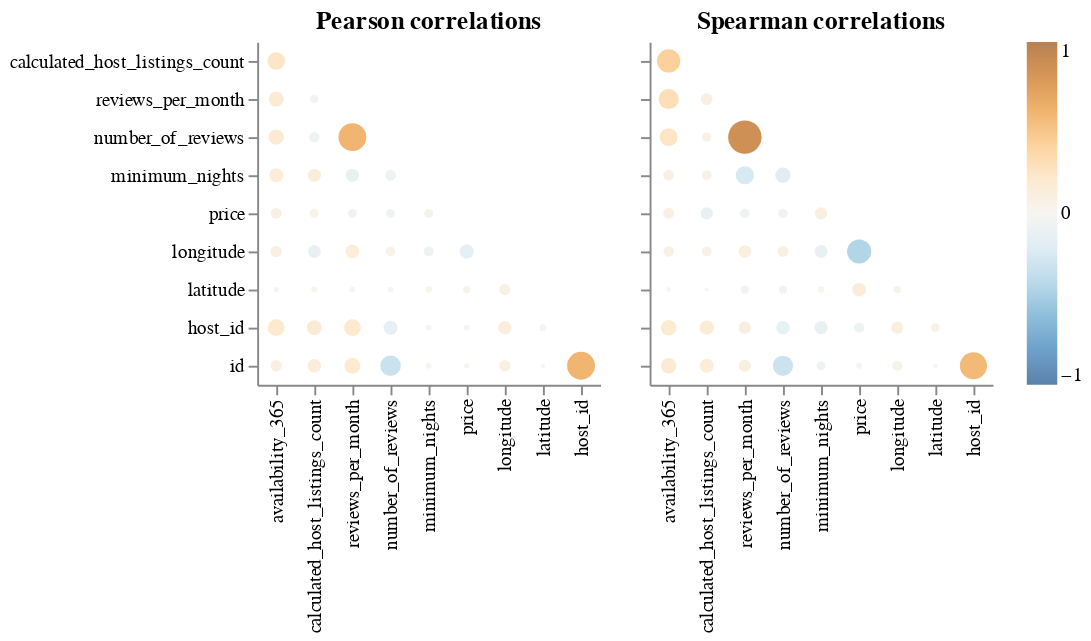

Write notebook code for a chart like this one.
### Code cell
aly.corr(train_df)

### Figure 1 — Vega specification as saved in the notebook (floating-point values rounded to 4 significant figures)
{"$schema": "https://vega.github.io/schema/vega/v5.json", "data": [{"name": "source_0"}, {"name": "data_0", "values": [{"abs_value": 0.1637, "index": "availability_365", "value": 0.1637, "variable": "reviews_per_month"}, {"abs_value": 0.0434, "index": "calculated_host_listings_count", "value": -0.0434, "variable": "reviews_per_month"}, {"abs_value": 0.05024, "index": "reviews_per_month", "value": -0.05024, "variable": "price"}, {"abs_value": 0.07998, "index": "availability_365", "value": 0.07998, "variable": "price"}, {"abs_value": 0.04961, "index": "minimum_nights", "value": 0.04961, "variable": "price"}, {"abs_value": 0.04879, "index": "number_of_reviews", "value": -0.04879, "variable": "price"}, {"abs_value": 0.05382, "index": "calculated_host_listings_count", "value": 0.05382, "variable": "price"}, {"abs_value": 0.1724, "index": "availability_365", "value": 0.1724, "variable": "number_of_reviews"}, {"abs_value": 0.07123, "index": "calculated_host_listings_count", "value": -0.07123, "variable": "number_of_reviews"}, {"abs_value": 0.5867, "index": "reviews_per_month", "value": 0.5867, "variable": "number_of_reviews"}, {"abs_value": 0.1228, "index": "calculated_host_listings_count", "value": 0.1228, "variable": "minimum_nights"}, {"abs_value": 0.08017, "index": "number_of_reviews", "value": -0.08017, "variable": "minimum_nights"}, {"abs_value": 0.1238, "index": "reviews_per_month", "value": -0.1238, "variable": "minimum_nights"}, {"abs_value": 0.1433, "index": "availability_365", "value": 0.1433, "variable": "minimum_nights"}, {"abs_value": 0.0654, "index": "minimum_nights", "value": -0.0654, "variable": "longitude"}, {"abs_value": 0.116, "index": "calculated_host_listings_count", "value": -0.116, "variable": "longitude"}, {"abs_value": 0.1455, "index": "price", "value": -0.1455, "variable": "longitude"}, {"abs_value": 0.05896, "index": "number_of_reviews", "value": 0.05896, "variable": "longitude"}, {"abs_value": 0.08844, "index": "availability_365", "value": 0.08844, "variable": "longitude"}, {"abs_value": 0.134, "index": "reviews_per_month", "value": 0.134, "variable": "longitude"}, {"abs_value": 0.03059, "index": "price", "value": 0.03059, "variable": "latitude"}, {"abs_value": 0.02239, "index": "minimum_nights", "value": 0.02239, "variable": "latitude"}, {"abs_value": 0.01381, "index": "number_of_reviews", "value": -0.01381, "variable": "latitude"}, {"abs_value": 0.01474, "index": "reviews_per_month", "value": -0.01474, "variable": "latitude"}, {"abs_value": 0.0833, "index": "longitude", "value": 0.0833, "variable": "latitude"}, {"abs_value": 0.01053, "index": "availability_365", "value": -0.01053, "variable": "latitude"}, {"abs_value": 0.01684, "index": "calculated_host_listings_count", "value": 0.01684, "variable": "latitude"}, {"abs_value": 0.5881, "index": "host_id", "value": 0.5881, "variable": "id"}, {"abs_value": 0.002616, "index": "latitude", "value": -0.002616, "variable": "id"}, {"abs_value": 0.08875, "index": "availability_365", "value": 0.08875, "variable": "id"}, {"abs_value": 0.08879, "index": "longitude", "value": 0.08879, "variable": "id"}, {"abs_value": 0.01016, "index": "price", "value": 0.01016, "variable": "id"}, {"abs_value": 0.01549, "index": "minimum_nights", "value": -0.01549, "variable": "id"}, {"abs_value": 0.3188, "index": "number_of_reviews", "value": -0.3188, "variable": "id"}, {"abs_value": 0.1829, "index": "reviews_per_month", "value": 0.1829, "variable": "id"}, {"abs_value": 0.1344, "index": "calculated_host_listings_count", "value": 0.1344, "variable": "id"}, {"abs_value": 0.02443, "index": "latitude", "value": 0.02443, "variable": "host_id"}, {"abs_value": 0.2071, "index": "availability_365", "value": 0.2071, "variable": "host_id"}, {"abs_value": 0.1255, "index": "longitude", "value": 0.1255, "variable": "host_id"}, {"abs_value": 0.01525, "index": "price", "value": 0.01525, "variable": "host_id"}, {"abs_value": 0.01694, "index": "minimum_nights", "value": -0.01694, "variable": "host_id"}, {"abs_value": 0.1416, "index": "number_of_reviews", "value": -0.1416, "variable": "host_id"}, {"abs_value": 0.2063, "index": "reviews_per_month", "value": 0.2063, "variable": "host_id"}, {"abs_value": 0.161, "index": "calculated_host_listings_count", "value": 0.161, "variable": "host_id"}, {"abs_value": 0.2269, "index": "availability_365", "value": 0.2269, "variable": "calculated_host_listings_count"}]}, {"name": "source_1"}, {"name": "data_1", "values": [{"abs_value": 0.2978, "index": "availability_365", "value": 0.2978, "variable": "reviews_per_month"}, {"abs_value": 0.0971, "index": "calculated_host_listings_count", "value": 0.0971, "variable": "reviews_per_month"}, {"abs_value": 0.0602, "index": "reviews_per_month", "value": -0.0602, "variable": "price"}, {"abs_value": 0.08217, "index": "availability_365", "value": 0.08217, "variable": "price"}, {"abs_value": 0.1028, "index": "minimum_nights", "value": 0.1028, "variable": "price"}, {"abs_value": 0.05708, "index": "number_of_reviews", "value": -0.05708, "variable": "price"}, {"abs_value": 0.1085, "index": "calculated_host_listings_count", "value": -0.1085, "variable": "price"}, {"abs_value": 0.2346, "index": "availability_365", "value": 0.2346, "variable": "number_of_reviews"}, {"abs_value": 0.05639, "index": "calculated_host_listings_count", "value": 0.05639, "variable": "number_of_reviews"}, {"abs_value": 0.8495, "index": "reviews_per_month", "value": 0.8495, "variable": "number_of_reviews"}, {"abs_value": 0.0647, "index": "calculated_host_listings_count", "value": 0.0647, "variable": "minimum_nights"}, {"abs_value": 0.1728, "index": "number_of_reviews", "value": -0.1728, "variable": "minimum_nights"}, {"abs_value": 0.2442, "index": "reviews_per_month", "value": -0.2442, "variable": "minimum_nights"}, {"abs_value": 0.08038, "index": "availability_365", "value": 0.08038, "variable": "minimum_nights"}, {"abs_value": 0.1173, "index": "minimum_nights", "value": -0.1173, "variable": "longitude"}, {"abs_value": 0.0621, "index": "calculated_host_listings_count", "value": 0.0621, "variable": "longitude"}, {"abs_value": 0.4371, "index": "price", "value": -0.4371, "variable": "longitude"}, {"abs_value": 0.08189, "index": "number_of_reviews", "value": 0.08189, "variable": "longitude"}, {"abs_value": 0.07312, "index": "availability_365", "value": 0.07312, "variable": "longitude"}, {"abs_value": 0.1111, "index": "reviews_per_month", "value": 0.1111, "variable": "longitude"}, {"abs_value": 0.1354, "index": "price", "value": 0.1354, "variable": "latitude"}, {"abs_value": 0.02139, "index": "minimum_nights", "value": 0.02139, "variable": "latitude"}, {"abs_value": 0.04155, "index": "number_of_reviews", "value": -0.04155, "variable": "latitude"}, {"abs_value": 0.04088, "index": "reviews_per_month", "value": -0.04088, "variable": "latitude"}, {"abs_value": 0.03329, "index": "longitude", "value": 0.03329, "variable": "latitude"}, {"abs_value": 0.007173, "index": "availability_365", "value": -0.007173, "variable": "latitude"}, {"abs_value": 0.001212, "index": "calculated_host_listings_count", "value": 0.001212, "variable": "latitude"}, {"abs_value": 0.559, "index": "host_id", "value": 0.559, "variable": "id"}, {"abs_value": 0.004506, "index": "latitude", "value": 0.004506, "variable": "id"}, {"abs_value": 0.1691, "index": "availability_365", "value": 0.1691, "variable": "id"}, {"abs_value": 0.06592, "index": "longitude", "value": 0.06592, "variable": "id"}, {"abs_value": 0.01848, "index": "price", "value": -0.01848, "variable": "id"}, {"abs_value": 0.05486, "index": "minimum_nights", "value": -0.05486, "variable": "id"}, {"abs_value": 0.3052, "index": "number_of_reviews", "value": -0.3052, "variable": "id"}, {"abs_value": 0.1049, "index": "reviews_per_month", "value": 0.1049, "variable": "id"}, {"abs_value": 0.1377, "index": "calculated_host_listings_count", "value": 0.1377, "variable": "id"}, {"abs_value": 0.04923, "index": "latitude", "value": 0.04923, "variable": "host_id"}, {"abs_value": 0.1744, "index": "availability_365", "value": 0.1744, "variable": "host_id"}, {"abs_value": 0.1044, "index": "longitude", "value": 0.1044, "variable": "host_id"}, {"abs_value": 0.0708, "index": "price", "value": -0.0708, "variable": "host_id"}, {"abs_value": 0.1243, "index": "minimum_nights", "value": -0.1243, "variable": "host_id"}, {"abs_value": 0.1307, "index": "number_of_reviews", "value": -0.1307, "variable": "host_id"}, {"abs_value": 0.1072, "index": "reviews_per_month", "value": 0.1072, "variable": "host_id"}, {"abs_value": 0.1476, "index": "calculated_host_listings_count", "value": 0.1476, "variable": "host_id"}, {"abs_value": 0.4073, "index": "availability_365", "value": 0.4073, "variable": "calculated_host_listings_count"}]}, {"name": "source_0_concat_0_x_domain_index", "values": [{"index": "availability_365", "sort_field": 0.0}, {"index": "calculated_host_listings_count", "sort_field": 1.0}, {"index": "reviews_per_month", "sort_field": 2.0}, {"index": "minimum_nights", "sort_field": 4.0}, {"index": "number_of_reviews", "sort_field": 3.0}, {"index": "price", "sort_field": 5.0}, {"index": "longitude", "sort_field": 6.0}, {"index": "host_id", "sort_field": 8.0}, {"index": "latitude", "sort_field": 7.0}]}, {"name": "source_0_concat_0_y_domain_variable", "values": [{"sort_field": 1.0, "variable": "reviews_per_month"}, {"sort_field": 4.0, "variable": "price"}, {"sort_field": 2.0, "variable": "number_of_reviews"}, {"sort_field": 3.0, "variable": "minimum_nights"}, {"sort_field": 5.0, "variable": "longitude"}, {"sort_field": 6.0, "variable": "latitude"}, {"sort_field": 8.0, "variable": "id"}, {"sort_field": 7.0, "variable": "host_id"}, {"sort_field": 0.0, "variable": "calculated_host_listings_count"}]}, {"name": "source_1_concat_1_x_domain_index", "values": [{"index": "availability_365", "sort_field": 0.0}, {"index": "calculated_host_listings_count", "sort_field": 1.0}, {"index": "reviews_per_month", "sort_field": 2.0}, {"index": "minimum_nights", "sort_field": 4.0}, {"index": "number_of_reviews", "sort_field": 3.0}, {"index": "price", "sort_field": 5.0}, {"index": "longitude", "sort_field": 6.0}, {"index": "host_id", "sort_field": 8.0}, {"index": "latitude", "sort_field": 7.0}]}, {"name": "source_1_concat_1_y_domain_variable", "values": [{"sort_field": 1.0, "variable": "reviews_per_month"}, {"sort_field": 4.0, "variable": "price"}, {"sort_field": 2.0, "variable": "number_of_reviews"}, {"sort_field": 3.0, "variable": "minimum_nights"}, {"sort_field": 5.0, "variable": "longitude"}, {"sort_field": 6.0, "variable": "latitude"}, {"sort_field": 8.0, "variable": "id"}, {"sort_field": 7.0, "variable": "host_id"}, {"sort_field": 0.0, "variable": "calculated_host_listings_count"}]}], "signals": [{"name": "concat_0_x_step", "value": 20}, {"name": "concat_0_width", "update": "bandspace(domain('concat_0_x').length, 1, 0.5) * concat_0_x_step"}, {"name": "concat_0_y_step", "value": 20}, {"name": "concat_0_height", "update": "bandspace(domain('concat_0_y').length, 1, 0.5) * concat_0_y_step"}, {"name": "concat_1_x_step", "value": 20}, {"name": "concat_1_width", "update": "bandspace(domain('concat_1_x').length, 1, 0.5) * concat_1_x_step"}, {"name": "concat_1_y_step", "value": 20}, {"name": "concat_1_height", "update": "bandspace(domain('concat_1_y').length, 1, 0.5) * concat_1_y_step"}], "marks": [{"type": "group", "name": "concat_0_group", "encode": {"update": {"height": {"signal": "concat_0_height"}, "width": {"signal": "concat_0_width"}}}, "marks": [{"type": "symbol", "name": "concat_0_marks", "from": {"data": "data_0"}, "encode": {"update": {"size": {"field": "abs_value", "scale": "size"}, "y": {"field": "variable", "scale": "concat_0_y"}, "opacity": {"value": 0.7}, "shape": {"value": "circle"}, "x": {"field": "index", "scale": "concat_0_x"}, "fill": {"field": "value", "scale": "color"}, "tooltip": {"signal": "{\"corr\": format(datum[\"value\"], \".2f\"), \"x\": isValid(datum[\"index\"]) ? datum[\"index\"] : \"\"+datum[\"index\"], \"y\": isValid(datum[\"variable\"]) ? datum[\"variable\"] : \"\"+datum[\"variable\"]}"}}}, "style": ["circle"]}], "axes": [{"scale": "concat_0_x", "orient": "bottom", "grid": false, "labelAngle": 270, "zindex": 0, "labelBaseline": "middle", "labelAlign": "right"}, {"scale": "concat_0_y", "grid": false, "zindex": 0, "orient": "left"}], "title": {"text": "Pearson correlations", "frame": "group"}, "style": "cell"}, {"type": "group", "name": "concat_1_group", "encode": {"update": {"width": {"signal": "concat_1_width"}, "height": {"signal": "concat_1_height"}}}, "marks": [{"type": "symbol", "name": "concat_1_marks", "from": {"data": "data_1"}, "encode": {"update": {"tooltip": {"signal": "{\"corr\": format(datum[\"value\"], \".2f\"), \"x\": isValid(datum[\"index\"]) ? datum[\"index\"] : \"\"+datum[\"index\"], \"y\": isValid(datum[\"variable\"]) ? datum[\"variable\"] : \"\"+datum[\"variable\"]}"}, "size": {"field": "abs_value", "scale": "size"}, "shape": {"value": "circle"}, "x": {"field": "index", "scale": "concat_1_x"}, "y": {"field": "variable", "scale": "concat_1_y"}, "opacity": {"value": 0.7}, "fill": {"field": "value", "scale": "color"}}}, "style": ["circle"]}], "axes": [{"scale": "concat_1_x", "labelAlign": "right", "zindex": 0, "grid": false, "labelAngle": 270, "labelBaseline": "middle", "orient": "bottom"}, {"scale": "concat_1_y", "orient": "left", "grid": false, "zindex": 0, "labels": false}], "title": {"text": "Spearman correlations", "frame": "group"}, "style": "cell"}], "scales": [{"name": "color", "type": "linear", "domain": [-1, 1], "range": {"scheme": "blueorange"}, "interpolate": "hcl", "zero": true}, {"name": "size", "type": "linear", "domain": [0, 1], "range": [4, 361], "zero": true}, {"name": "concat_0_x", "type": "point", "domain": {"data": "source_0_concat_0_x_domain_index", "field": "index", "sort": {"op": "max", "field": "sort_field"}}, "range": {"step": {"signal": "concat_0_x_step"}}, "padding": 0.5}, {"name": "concat_0_y", "type": "point", "domain": {"data": "source_0_concat_0_y_domain_variable", "field": "variable", "sort": {"op": "max", "field": "sort_field"}}, "range": {"step": {"signal": "concat_0_y_step"}}, "padding": 0.5}, {"name": "concat_1_x", "type": "point", "domain": {"data": "source_1_concat_1_x_domain_index", "field": "index", "sort": {"op": "max", "field": "sort_field"}}, "range": {"step": {"signal": "concat_1_x_step"}}, "padding": 0.5}, {"name": "concat_1_y", "type": "point", "domain": {"data": "source_1_concat_1_y_domain_variable", "field": "variable", "sort": {"op": "max", "field": "sort_field"}}, "range": {"step": {"signal": "concat_1_y_step"}}, "padding": 0.5}], "background": "white", "layout": {"padding": 20, "bounds": "full", "align": "each"}, "padding": 5, "config": {"style": {"cell": {"strokeWidth": 0}}}, "legends": [{"fill": "color", "gradientLength": {"signal": "clamp(concat_0_height, 64, 200)"}, "encode": {"gradient": {"update": {"opacity": {"value": 0.7}}}}}]}
